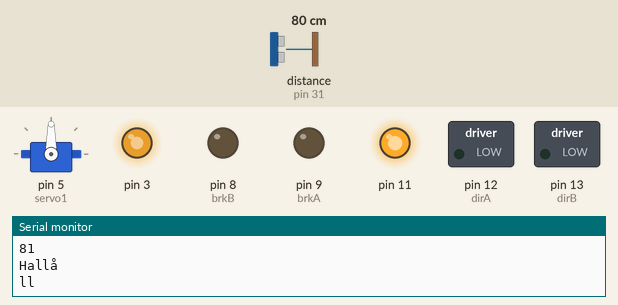
The sketch below on a simulated Arduino Mega 2560, built with avr-gcc and run on an emulated ATmega2560. Parts: servo, switched loads named in the sketch (green lamp = pin HIGH), output pins drawn as LEDs (lit = HIGH), the last lines printed to the serial monitor. Inputs (shaded band) come from the test bench; at power-on: distance to the obstacle (sensor on pin 31) 80 cm. The echo pulse lasts 58.3 µs per cm.

Above: at 1.8 s.
1.9 s: distance to the obstacle (sensor on pin 31) set to 11 cm
At 2.7 s:
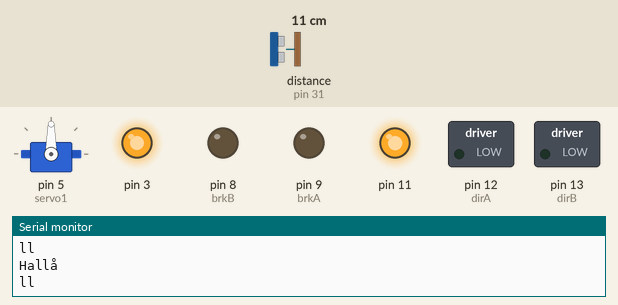
3.5 s: distance to the obstacle (sensor on pin 31) set to 8 cm
At 4.8 s:
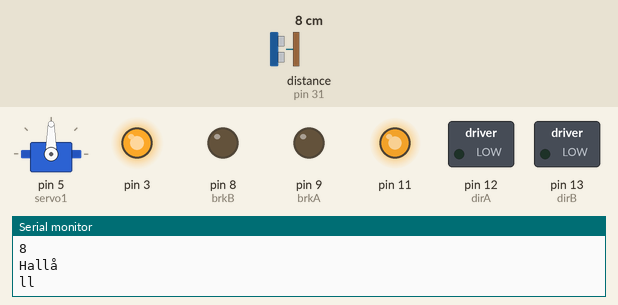
Timing chart, 0 to 6.5 s (numbered marks = the images above; inputs shaded):
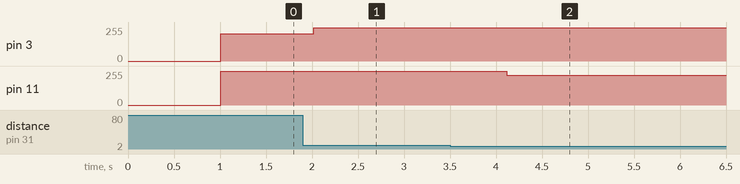

Measured:
- after the input at 1.9 s, pin 3: 205/255 → 250/255 after 0.12 s
- after the input at 3.5 s, pin 11: 255/255 → 225/255 after 0.62 s

The sketch:

Robot_drive1.ino
```cpp
#include <Servo.h>
#include <NewPing.h>
#include <PID_v1.h>


//Pins på shielden
int dirA = 12;    //vänster
int brkA = 9;
int dirB = 13;    //höger
int brkB = 8;

//Full ström till motorn
int full =255;
int fullB = 255;
int fullA = 250;

unsigned long millisstart;

//den frekvens i microsekunder då servon står still
int servostop = 1465;

//skapar servo-objekt
Servo servo1;


//definierar pins för avståndssensor
#define trig 45
#define echo 31
#define maxdist 200

//skicka in parametrar till sonar-objekt
NewPing sonar(trig, echo, maxdist);

//Variabler för avståndscheck
int duration;
float distance;
float meter;

//Här är states för state-machine
int state;
const int forwards = 1;
const int check = 2;
const int backwards = 3;
const int lift = 4;
const int sink = 5;


void setup() {
  servo1.attach(5);
  servo1.write(90);
  //serial monitor
  Serial.begin(115200);

  //definiera vilka pins som gör vad.
  pinMode(dirA, OUTPUT);
  pinMode(brkA, OUTPUT);
  pinMode(dirB, OUTPUT);
  pinMode(brkB, OUTPUT);

  //Hjul A: framåt, broms i
  digitalWrite(dirA, LOW);
  digitalWrite(brkA, LOW);

  //Hjul B: framåt, broms i
  digitalWrite(dirB, LOW);
  digitalWrite(brkB, LOW);

  //Vilken pin servon är fäst i


  //Startlägen för avståndsmätaren
  pinMode(trig, OUTPUT);
  digitalWrite(trig, LOW);
  delayMicroseconds(2);
  pinMode(echo, INPUT);


  //Grundstatet är check
  state = check;


}
//
void loop() {

  Serial.print("ll \n");
  switch (state) {

    case forwards:
      //Kör framåt
      forward();
      delaymillis(50);
      //Kolla om det finns något
      state = check;
      break;

    case check:
      //Stanna
      //stop();

      //skapa variabeln uS och cm
      //unsigned int uS;
      unsigned int cm;
      delaymillis(1000);

      //Spara tiden i uS
     // uS = sonar.ping();
      //convertera till cm
      cm = sonar.convert_cm(sonar.ping());
            Serial.print(cm);
      Serial.print("\n");

      //skriv ut i cm

      //Om vi är närmare än 10cm
//      if (cm < 10 && cm != 0) {
//        //Hoppa till bakåt
//        turnRight(500);
//        turnLeftAlt(200);
//        forward();
//        break;
//      } if(cm >15){
//        turnLeft(500);
//        turnRightAlt(150);
//        forward();
//        delay(50);
//        break;
//      }

      if (cm < 10 && cm != 0) {
        //Hoppa till bakåt
        turnTest(fullA, 225);
        delaymillis(10);
        break;
      } if(cm >12){
        turnTest(205, fullB);
        delaymillis(10);
        break;
      }

      //Annars hoppa till framåt
      state = forwards;
      break;

      break;
    case backwards:
      //Kör bakåt
      backward();
      //Vänta 500ms
      delaymillis(1000);
      //Kör framåt
      state = check;
      break;

     case lift:
      Serial.print("tjena");

      millisstart = millis();
      servo1.write(100);
      state = sink;
      break;

    case sink:
        unsigned long t1 = millis();

        Serial.print("DÅ");
        Serial.print(t1);
        if(t1-millisstart > 1000){
          servo1.write(85);
          Serial.print("kjhkj \n \n");
          delaymillis(1000);
          servo1.write(90);
          state = forwards;
          millisstart = millis();
        }
        Serial.print("HEJ");
     break;
  }
  Serial.print("Hallå \n");


}

//Roboten kör framåt
//Kan lägga till inparameter för att styra farten, 0-255(full)
void forward() {
  //Bromsar för A & B av
  digitalWrite(brkA, LOW);
  digitalWrite(brkB, LOW);
  //Riktning för A&B är framåt
  digitalWrite(dirA, LOW);
  digitalWrite(dirB, LOW);
  //Full fart för A & B
  analogWrite(3, fullA);
  analogWrite(11, fullB);
}

//Roboten stannar
void stop() {
  //Broms i för A&B
  digitalWrite(brkA, HIGH);
  digitalWrite(brkB, HIGH);
  //Riktning framåt för A&B   onödigt??
  digitalWrite(dirA, LOW);
  digitalWrite(dirB, LOW);
}

//Roboten svänger vänster
void turnLeft(int t) {
  //Broms i för A, inte för B
  digitalWrite(brkA, HIGH);
  digitalWrite(brkB, LOW);

  //Riktning för båda är framåt
  digitalWrite(dirA, LOW);
  digitalWrite(dirB, LOW);
  //Full fart för B
  analogWrite(11, full);
  delay(t);
}

void turnRight(int t){
  //Broms i för B, inte för A
  digitalWrite(brkA, LOW);
  digitalWrite(brkB, HIGH);

  //Riktning för båda är framåt
  digitalWrite(dirA, LOW);
  digitalWrite(dirB, LOW);
  //Full fart för A
  analogWrite(3, full);
  delay(t);

}

void turnTest(int speedA, int speedB) {
  //Bromsar för A & B av
  digitalWrite(brkA, LOW);
  digitalWrite(brkB, LOW);
  //Riktning för A&B är framåt
  digitalWrite(dirA, LOW);
  digitalWrite(dirB, LOW);
  //Full fart för A & B
  analogWrite(3, speedA);
  analogWrite(11, speedB);
}

void turnLeftAlt(int t) {
  //broms av för A&B
  digitalWrite(brkA, LOW);
  digitalWrite(brkB, LOW);
  //Riktning fram för B, bakåt för A
  digitalWrite(dirA, HIGH);
  digitalWrite(dirB, LOW);
  //full fart för båda
  analogWrite(11, full);
  analogWrite(3, full);
  delay(t);
}

//Roboten svänger höger alternativ metod än den för svänga höger. VILKEN ÄR BÄST?????
void turnRightAlt(int t) {
  //broms av för A&B
  digitalWrite(brkA, LOW);
  digitalWrite(brkB, LOW);
  //Riktning fram för A, bakåt för B
  digitalWrite(dirA, LOW);
  digitalWrite(dirB, HIGH);
  //full fart för båda
  analogWrite(3, full);
  analogWrite(11, full);
  delay(t);
}

//Roboten kör bakåt
void backward() {
  //Broms av för båda
  digitalWrite(brkA, LOW);
  digitalWrite(brkB, LOW);
  //Riktning bakåt för A&B
  digitalWrite(dirA, HIGH);
  digitalWrite(dirB, HIGH);
  //Full fart för båda
  analogWrite(3, full);
  analogWrite(11, full);
}

void rise(){
  servo1.write(140);
  delaymillis(500);

}


//void sink(){
 // servo1.write(45);
 // delaymillis(500);

//}
void delaymillis(unsigned long t){
 unsigned long t0 = millis();
 unsigned long t1 = millis();
  while(t1 - t0 < t){
    t1 = millis();
    if(t1-t1>1000){
      return;
    }

  }
  return;
}
```
